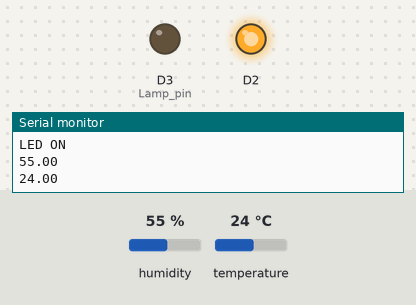
A sketch run on a simulated ESP8266 (NodeMCU). Parts: output pins drawn as LEDs (lit = HIGH), the last lines printed to the serial monitor. The test bench sets the inputs (shaded band); at power-on: temperature 24 °C, humidity 55 %. WiFi joins after 1.5 s; servers stay silent unless stated; the Firebase database answers and starts empty.

Above: at 2.7 s.
2.8 s: temperature set to 27 °C
5.1 s: temperature set to 30 °C
At 7.4 s:
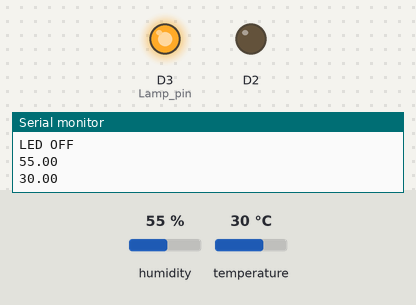
7.8 s: temperature set to 12 °C
At 9.9 s:
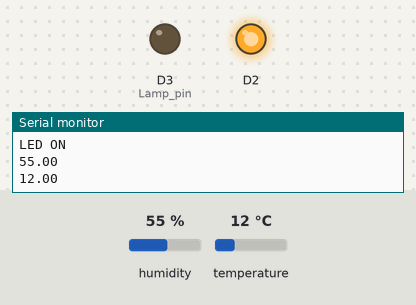
10.2 s: temperature set to 33 °C
At 11.6 s:
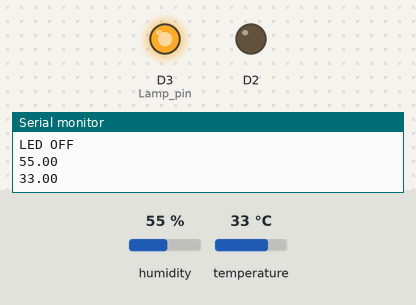
Timing chart, 0 to 13.2 s (numbered marks = the images above; inputs shaded):
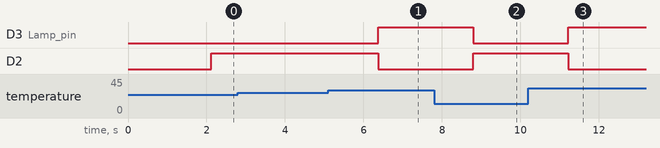

Measured:
- the behaviour switches between 28 and 29 °C on temperature (found by bisection; images 0 and 1)
- after the input at 5.1 s, D3 (Lamp_pin): LOW → HIGH after 1.3 s; D2: HIGH → LOW after 1.3 s
- after the input at 7.8 s, D3 (Lamp_pin): HIGH → LOW after 1.0 s; D2: LOW → HIGH after 1.0 s
- after the input at 10.2 s, D3 (Lamp_pin): LOW → HIGH after 1.0 s; D2: HIGH → LOW after 1.0 s

The sketch:

sketch_dec16b.ino
```cpp
#include <FirebaseArduino.h>
#include <ESP8266WiFi.h>
#include <DHT.h>

// Set these to run example.
#define FIREBASE_HOST "osproject-c90ac.firebaseio.com"
#define FIREBASE_AUTH "kZSfJOfKhPlzUIkJLKjQhqAJW6CbmpA7eeOhCtTr"
#define WIFI_SSID "Mr"
#define WIFI_PASSWORD "mrnutnin"

#define DHTPIN D1   // Data Pin of DHT 11 , for NodeMCU D5 GPIO no. is 14
#define DHTTYPE DHT11   // DHT 11
DHT dht(DHTPIN, DHTTYPE);

#define Lamp_pin D3
#define Lamp_on LOW
#define Lamp_off HIGH

void setup() {
  Serial.begin(9600);
  // connect to wifi.
  WiFi.begin(WIFI_SSID, WIFI_PASSWORD);
  Serial.print("connecting");
  while (WiFi.status() != WL_CONNECTED) {
    Serial.print(".");
    delay(500);
  }
  Serial.println();
  Serial.print("connected: ");
  Serial.println(WiFi.localIP());

  Firebase.begin(FIREBASE_HOST, FIREBASE_AUTH);
  dht.begin();
  pinMode(D2, OUTPUT);
  pinMode(Lamp_pin, OUTPUT);

}

void loop() {
    // get value

  float h = dht.readHumidity();
  float t = dht.readTemperature();  // Reading temperature as Celsius (the default)
  Serial.println(h);
  Serial.println(t);
  Firebase.setFloat("Temp",t);
  Firebase.setFloat("Humidity",h);

  int n = Firebase.getInt("ledStatus");
  //boolean S == Scale.  True == Fahrenheit; False == Celcius
  float temp = dht.readTemperature(false);
  // handle error

  if (temp <= 28){
    Firebase.setFloat("ledStatus",1);
    Serial.println("LED ON");
      digitalWrite(D2,HIGH);
      digitalWrite(Lamp_pin,Lamp_on);
    return;
    delay(2);
  }

  if (temp >= 29){
    Firebase.setFloat("ledStatus",0);
    Serial.println("LED OFF");
    digitalWrite(D2,LOW);
    digitalWrite(Lamp_pin,Lamp_off);
    return;
    delay(2);
  }


 }
```
